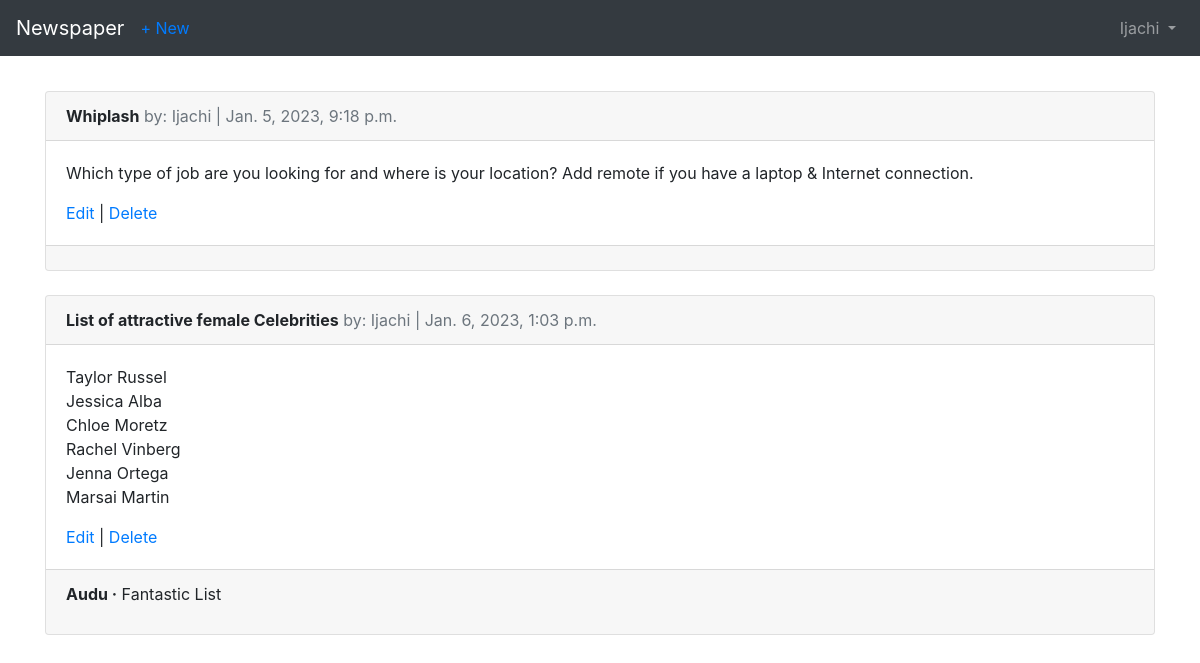
/articles/ (signed in), run on an earlier commit of the app's database.
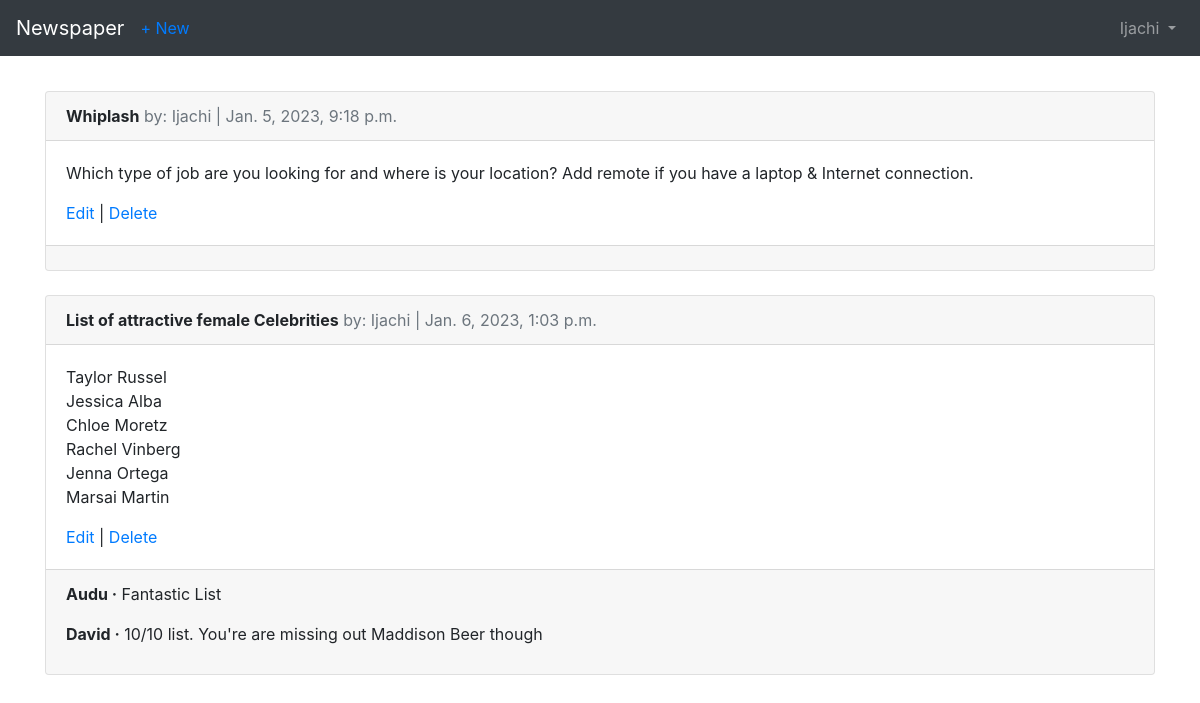
And on a later commit of the database.
### users/models.py (models this page shows)
class CustomUser(AbstractUser):
    age = models.PositiveIntegerField(null=True, blank=True)

### articles/models.py (models this page shows, shortened)
class Article(models.Model):
    title = models.CharField(max_length=255)
    body = models.TextField()
    date = models.DateTimeField(auto_now_add=True)
    author = models.ForeignKey(
        get_user_model(),
        on_delete=models.CASCADE,
    )

class Comment(models.Model):
    article = models.ForeignKey(
        Article,
        on_delete=models.CASCADE,
        related_name="comments"
    )
    comment = models.CharField(max_length=140)
    author = models.ForeignKey(
        get_user_model(),
        on_delete=models.CASCADE
    )
    def __str__(self):
        return self.comment

### articles/views.py (the view)
# urls.py: path("", ArticleListView.as_view(), name="article_list"),
class ArticleListView(LoginRequiredMixin, ListView):
    model = Article
    template_name = "article_list.html"
    context_object_name = "article_list"
    login_url = "login"

### templates/article_list.html
{% extends "base.html" %}
{% block content %}
    {% for article in article_list %}
        <div class="card">
            <div class="card-header">
                <span class="font-weight-bold">{{ article.title }}</span>
                <span class="text-muted">by: {{ article.author }} | {{ article.date }}</span>
            </div>
            <div class="card-body">
                <p>{{ article.body|linebreaksbr }}</p>
                <a href="{% url 'article_edit' article.pk %}">Edit</a> | <a href="{% url 'article_delete' article.pk %}">Delete</a>
            </div>
            <div class="card-footer">
                {% for comment in article.comments.all %}
                    <p>
                        <span class="font-weight-bold">{{ comment.author|capfirst }}  &middot;</span>
                        {{ comment }}
                    </p>
                {% endfor %}
            </div>
        </div>
        <br>
    {% endfor %}
{% endblock content %}

### templates/base.html (shortened to what this page needs)
<!DOCTYPE html>
<html lang="en">
<head>
    <link rel="stylesheet" href="https://stackpath.bootstrapcdn.com/bootstrap/4.1.3/css/bootstrap.min.css">
</head>
<body>
    <nav class="navbar navbar-expand-md navbar-dark bg-dark mb-4">
        <a class="navbar-brand" href="{% url 'home' %}">Newspaper</a>
        {% if user.is_authenticated %}
            <ul class="navbar-nav mr-auto">
                <li class="nav-item"><a href="{% url 'article_new' %}">+ New</a></li>
            </ul>
        {% endif %}
            {% if user.is_authenticated %}
                <ul class="navbar-nav ml-auto">
                    <li class="nav-item">
                        <a class="nav-link dropdown-toggle" href="#" id="userMenu" data-toggle="dropdown" aria-haspopup="true" aria-expanded="false">
                            {{ user.username.title }}
                        </a>
                    </li>
                </ul>
            {% endif %}
    </nav>
    <div class="container" style="margin-top: 35px;">
        {% block content %}
        {% endblock content %}
    </div>
</body>
</html>

What changed in the data, as far as the page shows it:
added Comment: author "David", comment "10/10 list. You're are missing out Maddison Beer though", shown under Article "List of attractive female Celebrities"
